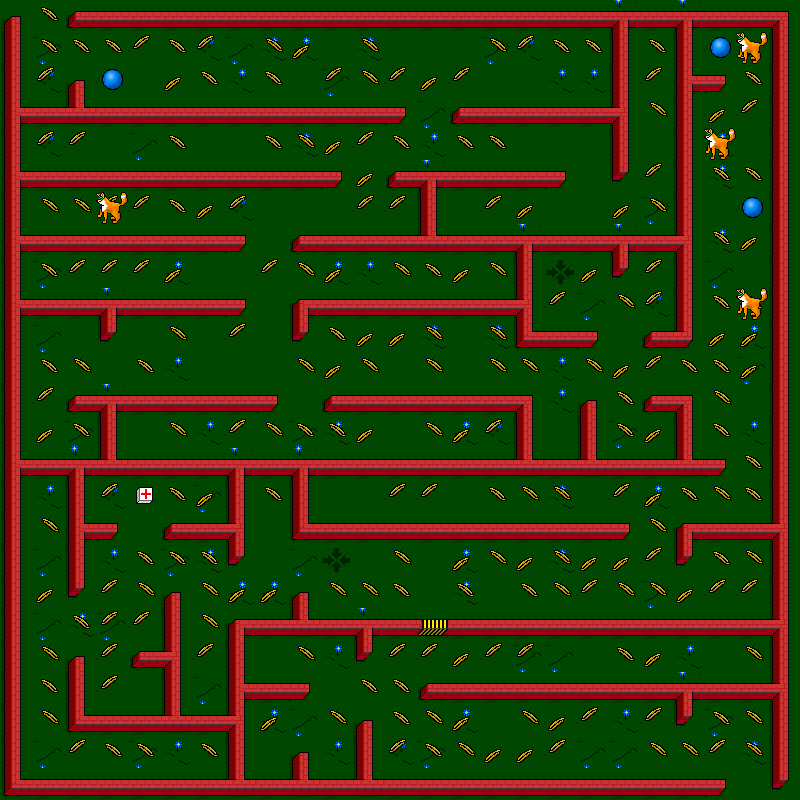

This is a level from a 2D game, rendered from its Tiled map with the project's own tilesets. A one-line summary and the map file follow, with tile-layer data summarised:
An orthogonal 25x25 tile map with 32x32 px tiles, 3 tile layers (maze, grain, enemy), 3 tilesets.

<map version="1.2" tiledversion="1.2.2" orientation="orthogonal" renderorder="right-down" width="25" height="25" tilewidth="32" tileheight="32" infinite="0" nextlayerid="2" nextobjectid="1">
 <tileset firstgid="1" name="maze" tilewidth="32" tileheight="32" tilecount="24" columns="4">
  <image source="tiles.png" width="128" height="192" />
 </tileset>
 <tileset firstgid="25" name="grain" tilewidth="32" tileheight="32" tilecount="10" columns="10">
  <image source="grain.png" width="320" height="32" />
 </tileset>
 <tileset firstgid="35" name="enemy" tilewidth="32" tileheight="32" tilecount="12" columns="4">
  <image source="enemy.png" width="128" height="96" />
 </tileset>
 <layer id="1" name="maze" width="25" height="25">
  <data>[625 cells, 625 non-empty, 18 distinct tile ids]</data>
 </layer>
 <layer id="2" name="grain" width="25" height="25">
  <data>[625 cells, 219 non-empty, 7 distinct tile ids]</data>
 </layer>
 <layer id="3" name="enemy" width="25" height="25">
  <data>[625 cells, 4 non-empty, 1 distinct tile ids]</data>
 </layer>
</map>
